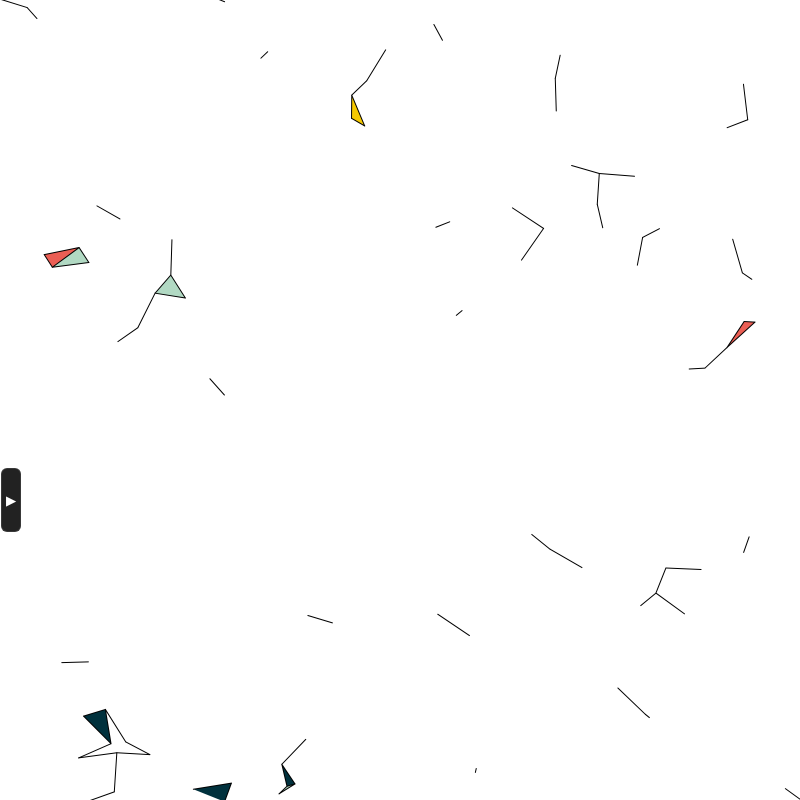
Frame 1 (no input)
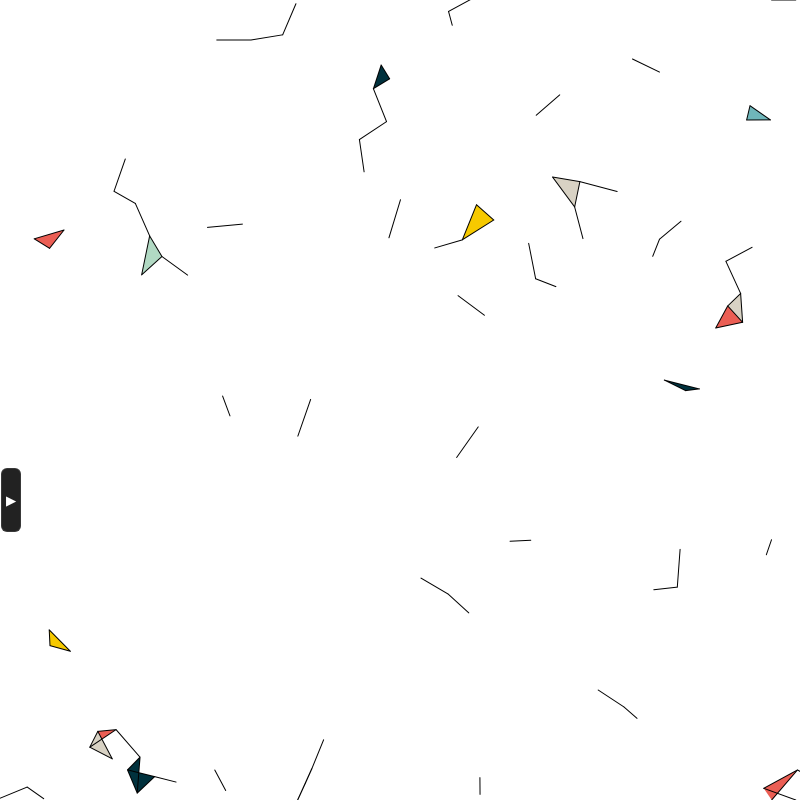
Frame 60 (no input)
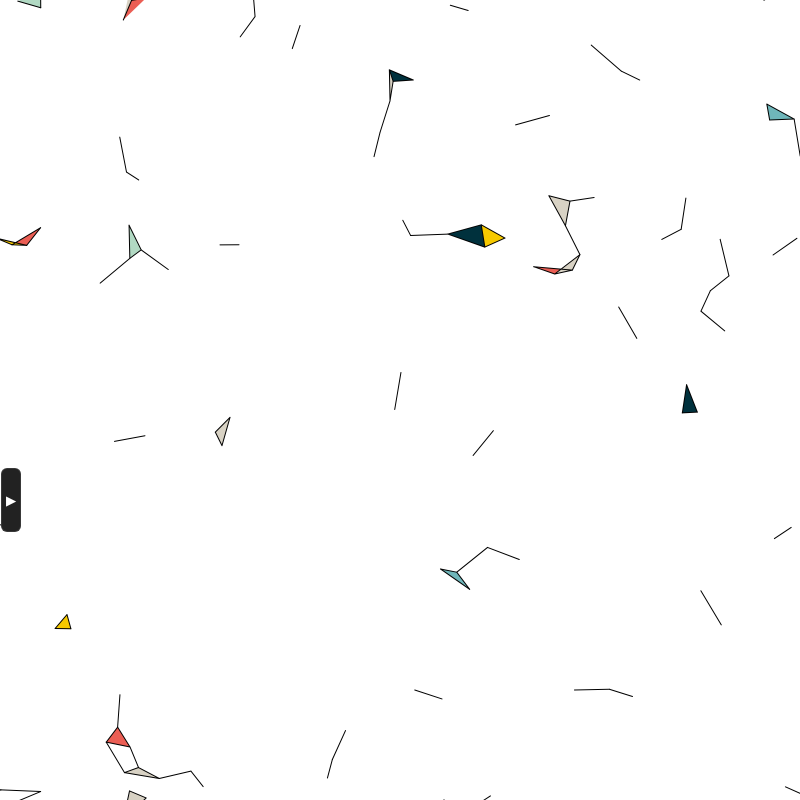
Frame 120 (the mouse pressed at the canvas centre since frame 60)

The p5.js sketch that drew these frames (run headless with seeded random() and noise() and a simulated clock; from frame 60 on, the mouse is pressed at the canvas centre):

// p5.js sketch
// ── sketch.js
// A programme with floating 2D particles connected by
// lines based on their proximity to their neighbours
//Dr. Stuart Haffenden 24/09/2025

let particles = [];
let numParticles = 150;
let pSize = 8;
let colour;
let scale = 10; // size of each flowfield cell
let cols, rows;
let zoff = 0;
let vectors = [];
let start = 0;

// parameter defaults
let sNoiseScale, sNoiseXYInc, sNoiseZInc, sAngleMult, sStartInc;
let sLineDist, sMaxConn;
let sRepulsionRadius, sRepulsionStrength;
let closeBtn;
let palette;

let uiContainer;
let baseWidth = 800;
let baseHeight = 800;
let cnv;

function setup() {
  pixelDensity(2);
  cnv = createCanvas(baseWidth, baseHeight);
  // ensure page has no default margins so fullscreen canvas truly fills viewport
  document.documentElement.style.height = "100%";
  document.body.style.margin = "0";
  document.body.style.padding = "0";
  document.body.style.height = "100%";

  // create UI controls as a fixed, responsive panel on the left center of the viewport
  uiContainer = createDiv();
  uiContainer.id("tools");
  uiContainer.style("position", "fixed");
  uiContainer.style("left", "40px");
  uiContainer.style("top", "50%");
  uiContainer.style("transform", "translateY(-50%)");
  uiContainer.style("max-height", "80vh");
  uiContainer.style("overflow", "auto");
  uiContainer.style("width", "260px");
  uiContainer.style("padding", "8px");
  uiContainer.style("background", "rgba(255,255,255,255)");
  uiContainer.style("border-radius", "8px");
  uiContainer.style("z-index", "10001");
  uiContainer.style("display", "none");

  // // create button to hide/show controls

  // create a persistent toggle button on the left edge with an arrow
  // parent to document.body so it remains visible when the tools div is hidden
  closeBtn = createButton("▶");
  closeBtn.id("closebtn");
  closeBtn.parent(document.body);
  // style as a vertical rectangle on the left side, vertically centered
  closeBtn.style("position", "fixed");
  closeBtn.style("left", "1px");
  closeBtn.style("top", "50%");
  closeBtn.style("transform", "translateY(-50%)");
  closeBtn.style("width", "20px");
  closeBtn.style("height", "64px");
  closeBtn.style("display", "flex");
  closeBtn.style("align-items", "center");
  closeBtn.style("justify-content", "center");
  closeBtn.style("background", "#222");
  closeBtn.style("color", "#fff");
  closeBtn.style("border", "1px solid rgba(255,255,255,0.1)");
  closeBtn.style("border-radius", "6px");
  closeBtn.style("cursor", "pointer");
  closeBtn.style("z-index", "10000");

  // toggle function updates the tools visibility and the arrow direction
  function toggleTools() {
    let el = document.getElementById("tools");
    if (!el) return;
    if (el.style.display === "none") {
      el.style.display = "block";
      closeBtn.html("◀"); // point left to indicate 'close'
    } else {
      el.style.display = "none";
      closeBtn.html("▶"); // point right to indicate 'open'
    }
  }

  // initial arrow: point right to match user's request (they can toggle to change)
  closeBtn.html("▶");
  closeBtn.mousePressed(toggleTools);

  // noise XY increment
  createP("Noise Scale").parent(uiContainer);
  sNoiseScale = createSlider(5, width / 8, 10, 1);
  sNoiseScale.parent(uiContainer);
  let sp0 = createSpan(" " + sNoiseScale.value());
  sp0.parent(uiContainer);
  sNoiseScale.input(() => sp0.html(" " + sNoiseScale.value()));

  // noise XY increment
  createP("Noise XY increment").parent(uiContainer);
  // finer, more typical range for XY noise step: 0.005 - 0.2
  sNoiseXYInc = createSlider(0.0005, 0.2, 0.05, 0.0005);
  sNoiseXYInc.parent(uiContainer);
  let sp1 = createSpan(" " + sNoiseXYInc.value().toFixed(3));
  sp1.parent(uiContainer);
  sNoiseXYInc.input(() => sp1.html(" " + sNoiseXYInc.value().toFixed(3)));

  // noise Z increment
  createP("Noise Z increment").parent(uiContainer);
  // much smaller typical z-step for smooth animation: 0.0001 - 0.01
  sNoiseZInc = createSlider(0.0001, 0.01, 0.002, 0.0001);
  sNoiseZInc.parent(uiContainer);
  let sp2 = createSpan(" " + sNoiseZInc.value().toFixed(4));
  sp2.parent(uiContainer);
  sNoiseZInc.input(() => sp2.html(" " + sNoiseZInc.value().toFixed(4)));

  // start increment (anim speed)
  createP("Start increment").parent(uiContainer);
  sStartInc = createSlider(0.00005, 0.003, 0.0001, 0.00001);
  sStartInc.parent(uiContainer);
  let sp4 = createSpan(" " + sStartInc.value().toFixed(6));
  sp4.parent(uiContainer);
  sStartInc.input(() => sp4.html(" " + sStartInc.value().toFixed(6)));

  // angle multiplier for noise -> angle
  createP("Noise angle multiplier").parent(uiContainer);
  sAngleMult = createSlider(1, 10, 5, 1);
  sAngleMult.parent(uiContainer);
  let sp3 = createSpan(" " + sAngleMult.value());
  sp3.parent(uiContainer);
  sAngleMult.input(() => sp3.html(" " + sAngleMult.value()));

  // line distance
  createP("Line distance threshold").parent(uiContainer);
  sLineDist = createSlider(10, 200, 40, 1);
  sLineDist.parent(uiContainer);
  let sp5 = createSpan(" " + sLineDist.value());
  sp5.parent(uiContainer);
  sLineDist.input(() => sp5.html(" " + sLineDist.value()));

  // max connections
  createP("Max connections per particle").parent(uiContainer);
  sMaxConn = createSlider(1, 15, 3, 1);
  sMaxConn.parent(uiContainer);
  let sp6 = createSpan(" " + sMaxConn.value());
  sp6.parent(uiContainer);
  sMaxConn.input(() => sp6.html(" " + sMaxConn.value()));

  // repulsion radius
  createP("Repulsion radius").parent(uiContainer);
  sRepulsionRadius = createSlider(5, 300, 40, 1);
  sRepulsionRadius.parent(uiContainer);
  let sp7 = createSpan(" " + sRepulsionRadius.value());
  sp7.parent(uiContainer);
  sRepulsionRadius.input(() => sp7.html(" " + sRepulsionRadius.value()));

  // repulsion strength
  createP("Repulsion strength").parent(uiContainer);
  sRepulsionStrength = createSlider(0, 3, 0.3, 0.01);
  sRepulsionStrength.parent(uiContainer);
  let sp8 = createSpan(" " + sRepulsionStrength.value());
  sp8.parent(uiContainer);
  sRepulsionStrength.input(() => sp8.html(" " + sRepulsionStrength.value()));
  scale = sNoiseScale.value();
  cols = floor(width / scale);
  rows = floor(height / scale);
  // initialize flowfield
  for (let i = 0; i < cols * rows; i++) {
    vectors[i] = createVector(0, 0);
  }
  for (let i = 0; i < numParticles; i++) {
    // colour = color(random(255), random(255), random(255), 1);
    colour = color(150, 0);
    particles.push(new Particle(pSize, colour));
  }
  // define a colour palette (semi-transparent) for triangle fills
  palette = [
    color("#6fb6ba"),
    color("#b1d9c3"),
    color("#eb5e54"),
    color("#f6c900"),
    color("#d8d2c4"),
    color("#00313d"),
  ];
}

// Toggle fullscreen and resize canvas; keep particle density by adding/removing particles
function toggleFullscreenMode() {
  // compute current density
  let oldW = width;
  let oldH = height;
  let oldArea = max(1, oldW * oldH);
  let density = particles.length / oldArea;

  let wantFull = !fullscreen();
  fullscreen(wantFull);

  // choose new size
  let newW = wantFull ? windowWidth : baseWidth;
  let newH = wantFull ? windowHeight : baseHeight;

  // resize the canvas and update grid variables
  resizeCanvas(newW, newH);
  // position the canvas to cover the fullscreen area exactly
  if (wantFull) {
    cnv.style("position", "fixed");
    cnv.style("top", "0px");
    cnv.style("left", "0px");
    cnv.style("z-index", "0");
    // ensure CSS size matches viewport so there is no gap
    cnv.style("width", "100vw");
    cnv.style("height", "100vh");
    // hide page scrollbars which can introduce extra space
    document.documentElement.style.overflow = "hidden";
    document.body.style.overflow = "hidden";
    // hide tools while fullscreen to avoid extra page height
    if (uiContainer && uiContainer.elt) uiContainer.elt.style.display = "none";
  } else {
    // restore to document flow
    cnv.style("position", "static");
    cnv.style("top", null);
    cnv.style("left", null);
    cnv.style("width", null);
    cnv.style("height", null);
    document.documentElement.style.overflow = "";
    document.body.style.overflow = "";
    if (uiContainer && uiContainer.elt) uiContainer.elt.style.display = "block";
  }
  scale = sNoiseScale ? sNoiseScale.value() : scale;
  cols = floor(width / scale);
  rows = floor(height / scale);

  // reinit vectors array to match new cols/rows
  vectors = new Array(cols * rows);
  for (let i = 0; i < vectors.length; i++) vectors[i] = createVector(0, 0);

  // add or remove particles to maintain density
  let newArea = max(1, newW * newH);
  let target = Math.round(density * newArea);
  if (target > particles.length) {
    let toAdd = target - particles.length;
    for (let i = 0; i < toAdd; i++) {
      let c = color(150, 0);
      let p = new Particle(pSize, c);
      // place new particles anywhere within the new canvas
      p.pos = createVector(random(width), random(height));
      particles.push(p);
    }
  } else if (target < particles.length) {
    // remove excess particles
    particles.splice(target, particles.length - target);
  }
}

function keyPressed() {
  if (key === "f" || key === "F") {
    toggleFullscreenMode();
  }
}

function draw() {
  background(255);

  // read UI-controlled parameters
  let lineDist = sLineDist ? sLineDist.value() : 40;
  let maxConnections = sMaxConn ? int(sMaxConn.value()) : 3;
  scale = sNoiseScale ? sNoiseScale.value() : scale;
  cols = floor(width / scale);
  rows = floor(height / scale);

  // build Perlin noise flowfield
  let xoff = start;
  for (let x = 0; x < cols; x++) {
    let yoff = 0;
    for (let y = 0; y < rows; y++) {
      let index = x + y * cols;
      let angle = noise(xoff, yoff, zoff) * TWO_PI * sAngleMult.value();
      let v = p5.Vector.fromAngle(angle);
      v.setMag(1);
      vectors[index] = v;
      yoff += sNoiseXYInc.value();
    }
    xoff += sNoiseXYInc.value();
  }
  zoff += sNoiseZInc.value();

  // apply grid-based, softened repulsion to reduce overlap (wrap-aware)
  const repulsionRadius = sRepulsionRadius ? sRepulsionRadius.value() : 40; // distance within which particles repel
  const maxRepel = sRepulsionStrength ? sRepulsionStrength.value() : 0.3; // maximum force magnitude applied at zero distance
  const cellSize = repulsionRadius; // grid cell size
  const gridCols = Math.ceil(width / cellSize);
  const gridRows = Math.ceil(height / cellSize);
  // create empty grid buckets
  let grid = new Array(gridCols * gridRows);
  for (let i = 0; i < grid.length; i++) grid[i] = [];
  // insert particles into grid
  for (let i = 0; i < particles.length; i++) {
    let cx = Math.floor(particles[i].pos.x / cellSize) % gridCols;
    let cy = Math.floor(particles[i].pos.y / cellSize) % gridRows;
    if (cx < 0) cx += gridCols;
    if (cy < 0) cy += gridRows;
    grid[cx + cy * gridCols].push(i);
  }

  // for each particle, check neighbours in adjacent cells and apply softened repulsion
  for (let i = 0; i < particles.length; i++) {
    let pi = particles[i];
    let cx = Math.floor(pi.pos.x / cellSize) % gridCols;
    let cy = Math.floor(pi.pos.y / cellSize) % gridRows;
    if (cx < 0) cx += gridCols;
    if (cy < 0) cy += gridRows;

    for (let dxCell = -1; dxCell <= 1; dxCell++) {
      for (let dyCell = -1; dyCell <= 1; dyCell++) {
        let ncx = (cx + dxCell + gridCols) % gridCols;
        let ncy = (cy + dyCell + gridRows) % gridRows;
        let bucket = grid[ncx + ncy * gridCols];
        for (let k = 0; k < bucket.length; k++) {
          let j = bucket[k];
          if (j <= i) continue; // avoid double-processing
          let pj = particles[j];

          // shortest displacement with wrapping
          let dx = pj.pos.x - pi.pos.x;
          if (abs(dx) > width / 2) dx += dx > 0 ? -width : width;
          let dy = pj.pos.y - pi.pos.y;
          if (abs(dy) > height / 2) dy += dy > 0 ? -height : height;

          let d = sqrt(dx * dx + dy * dy);
          if (d > 0 && d < repulsionRadius) {
            // normalized direction from i -> j
            let nx = dx / d;
            let ny = dy / d;
            // softened falloff (quadratic): stronger when much closer
            let t = 1 - d / repulsionRadius;
            let strength = maxRepel * (t * t);
            // avoid singularity at extremely small distances
            if (d < 0.001) {
              // random small direction
              let angle = random(TWO_PI);
              nx = cos(angle);
              ny = sin(angle);
            }
            // apply equal and opposite forces (split between the two)
            let fx = nx * strength;
            let fy = ny * strength;
            pi.applyForce(createVector(-fx, -fy));
            pj.applyForce(createVector(fx, fy));
          }
        }
      }
    }
  }

  // update particles (apply flow then integrate)
  for (let particle of particles) {
    particle.follow(vectors);
    particle.update();
    particle.edges();
    particle.show();
  }

  // compute edges (but don't draw yet) and adjacency for triangle detection
  let connections = new Array(particles.length).fill(0);
  let adjacency = new Array(particles.length);
  for (let i = 0; i < particles.length; i++) adjacency[i] = new Set();
  let edges = [];

  for (let i = 0; i < particles.length; i++) {
    if (connections[i] >= maxConnections) continue;
    for (let j = i + 1; j < particles.length; j++) {
      if (connections[i] >= maxConnections) break;
      if (connections[j] >= maxConnections) continue;

      // shortest displacement with wrapping for distance test
      let dx = particles[j].pos.x - particles[i].pos.x;
      if (abs(dx) > width / 2) dx += dx > 0 ? -width : width;
      let dy = particles[j].pos.y - particles[i].pos.y;
      if (abs(dy) > height / 2) dy += dy > 0 ? -height : height;
      let d = sqrt(dx * dx + dy * dy);

      if (d < lineDist) {
        // record edge
        adjacency[i].add(j);
        adjacency[j].add(i);
        connections[i]++;
        connections[j]++;
        edges.push([i, j]);
      }
    }
  }

  // draw filled triangles for mutually connected triplets
  noStroke();
  for (let i = 0; i < particles.length; i++) {
    let neigh = Array.from(adjacency[i]);
    if (neigh.length < 2) continue;
    neigh.sort((a, b) => a - b);
    for (let a = 0; a < neigh.length; a++) {
      for (let b = a + 1; b < neigh.length; b++) {
        let j = neigh[a];
        let k = neigh[b];
        if (i < j && j < k && adjacency[j].has(k)) {
          // compute wrapped vertex positions relative to i
          let pi = particles[i];
          let pj = particles[j];
          let pk = particles[k];
          let vx1 = pi.pos.x;
          let vy1 = pi.pos.y;
          let dx2 = pj.pos.x - pi.pos.x;
          if (abs(dx2) > width / 2) dx2 += dx2 > 0 ? -width : width;
          let dy2 = pj.pos.y - pi.pos.y;
          if (abs(dy2) > height / 2) dy2 += dy2 > 0 ? -height : height;
          let vx2 = vx1 + dx2;
          let vy2 = vy1 + dy2;
          let dx3 = pk.pos.x - pi.pos.x;
          if (abs(dx3) > width / 2) dx3 += dx3 > 0 ? -width : width;
          let dy3 = pk.pos.y - pi.pos.y;
          if (abs(dy3) > height / 2) dy3 += dy3 > 0 ? -height : height;
          let vx3 = vx1 + dx3;
          let vy3 = vy1 + dy3;
          let col = palette[(i + j + k) % palette.length];
          fill(col);
          beginShape();
          vertex(vx1, vy1);
          vertex(vx2, vy2);
          vertex(vx3, vy3);
          endShape(CLOSE);
        }
      }
    }
  }

  // draw edges on top (wrapped)
  stroke(0);
  strokeWeight(1);
  for (let e = 0; e < edges.length; e++) {
    let i = edges[e][0];
    let j = edges[e][1];
    let pi = particles[i];
    let pj = particles[j];
    let dx = pj.pos.x - pi.pos.x;
    if (abs(dx) > width / 2) dx += dx > 0 ? -width : width;
    let dy = pj.pos.y - pi.pos.y;
    if (abs(dy) > height / 2) dy += dy > 0 ? -height : height;
    line(pi.pos.x, pi.pos.y, pi.pos.x + dx, pi.pos.y + dy);
  }
  for (let particle of particles) {
    particle.follow(vectors);
    particle.update();
    particle.edges();
    particle.show();
  }
  start += sStartInc.value();
  // noStroke();
  // textSize(80);
  // strokeWeight(1);
  // fill("#d20a11");
  // text("UoS", width / 4 - 190, 100);
  // text("Creative", width / 4 - 190, 170);
  // text("Computing", width / 4 - 190, 240);
}

// ── Particle.js
class Particle {
  constructor(particlesize, colour) {
    this.pos = createVector(random(0, width), random(height)); // Initialize position randomly on the canvas
    this.vel = createVector(0, 0); // Initialize velocity to zero
    this.acc = createVector(random(-1, 1), random(-1, 1)); // Initialize acceleration to zero
    this.maxSpeed = 0.2; // Set the maximum speed of the particle
    this.particlesize = particlesize; // Set the size of the particle
    this.colour = colour; // Set the color of the particle
  }

  follow(vectors) {
    // Convert particle position to flowfield grid indices, clamp to valid range
    let x = floor(this.pos.x / scale);
    let y = floor(this.pos.y / scale);
    x = constrain(x, 0, cols - 1);
    y = constrain(y, 0, rows - 1);
    let index = x + y * cols;
    let force = vectors[index];
    if (force) {
      // apply a copy so the original flowfield vector isn't mutated
      let f = force.copy();
      // scale down the applied force so acceleration isn't huge
      f.mult(0.1);
      this.applyForce(f);
    }
  }

  applyForce(force) {
    this.acc.add(force); // Add the force to the particle's acceleration
  }

  update() {
    this.vel.add(this.acc); // Update velocity based on acceleration
    this.vel.limit(this.maxSpeed); // Limit the velocity to the maximum speed
    this.pos.add(this.vel); // Update position based on velocity
    this.acc.mult(0); // Reset acceleration to zero
  }

  edges() {
    // Handle the particle's edges by wrapping around the canvas
    // use else-if so we don't set x to the opposite side and then immediately trigger the other condition
    if (this.pos.x >= width) this.pos.x = 0;
    else if (this.pos.x <= 0) this.pos.x = width;

    if (this.pos.y >= height) this.pos.y = 0;
    else if (this.pos.y <= 0) this.pos.y = height;
  }

  show() {
    stroke(this.colour); // Set the stroke color to the particle's color
    strokeWeight(this.particlesize); // Set the stroke weight to the particle's size
    point(this.pos.x, this.pos.y); // Draw the particle as a point
  }
}

// ── style.css
html,
body {
  margin: 0;
  padding: 0;
}

canvas {
  display: block;
}

#tools {
  margin-top: 8px;
  padding: 10px;
  /* floating over canvas */
  position: absolute;
  top: 10px;
  background-color: #f0f0f0bc;
  border: 1px solid #ccc;
  border-radius: 5px;
  width: fit-content;
}

#closebtn {
  font-size: 12px;
  padding: 4px 8px;
  position: absolute;
  margin-bottom: 8px;
}
